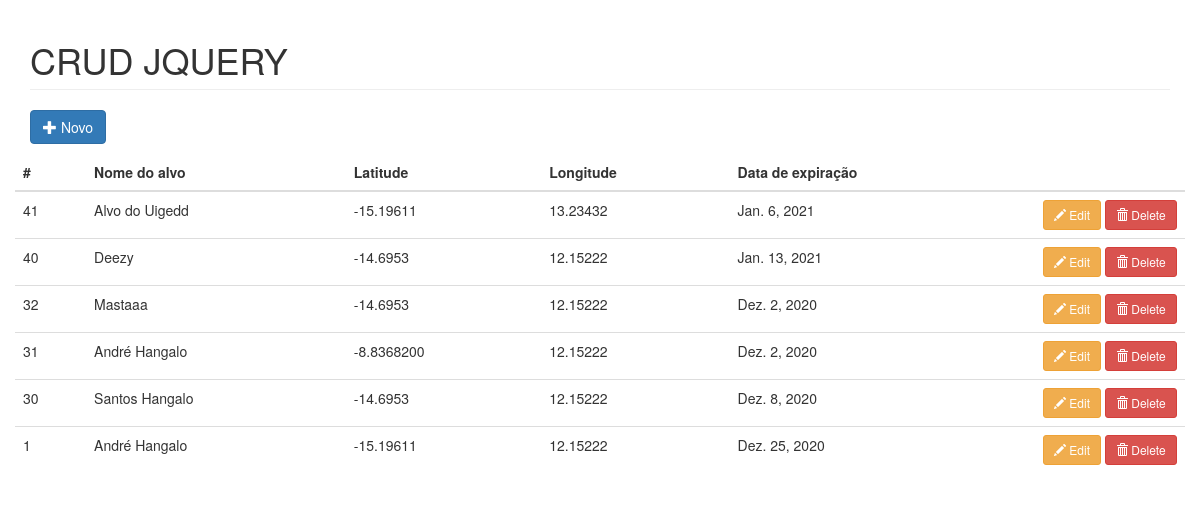
Before: / with the older database file.
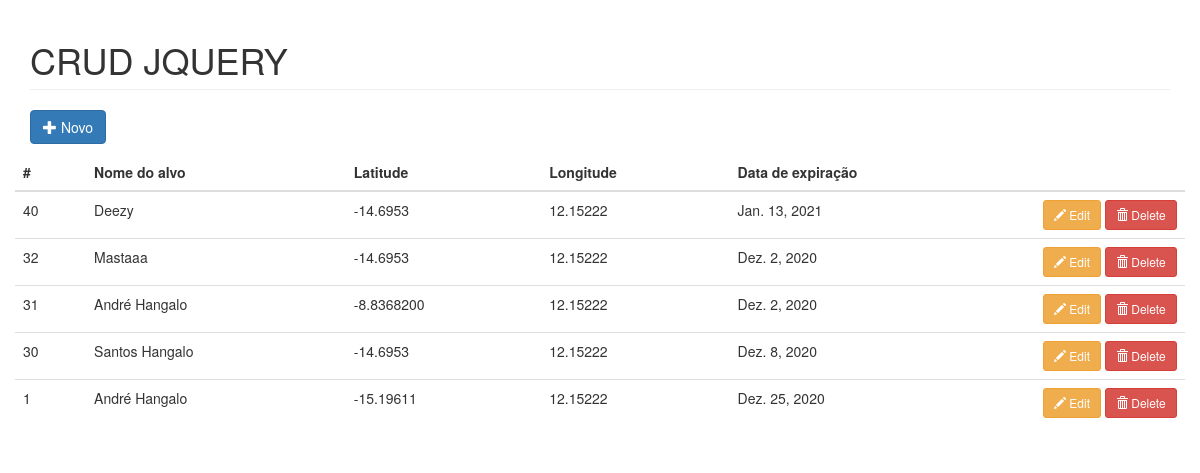
After: the same page with the newer database file.
### core/models.py (models this page shows, shortened)
class Alvo(models.Model):
    nome_alvo = models.CharField(
        max_length=100,
        verbose_name='Nome',
        null=False,
        blank=False,
        help_text='Informe o nome'
        )
    lat = models.CharField(
        max_length=100,
        verbose_name='Latitude',
        null=False,
        blank=False,
        help_text='Latitude'
        )
    lon = models.CharField(
        max_length=100,
        verbose_name='Longitude',
        null=False,
        blank=False,
        help_text='Longitude'
        )
    data_expiracao = models.DateField(
        max_length=100,
        verbose_name='Data de expiração',
        null=False,
        blank=False,
        help_text='Informe a data de expiração'
        )
    class Meta:
        verbose_name = 'Alvo'
        verbose_name_plural = 'Alvos'
        ordering = ['-nome_alvo']

### core/views.py (the view)
# urls.py: 2. Add a URL to urlpatterns:  path('', views.home, name='home')
def home(request):
    alvo=Alvo.objects.all().order_by('-id')
    template_name="core/alvos_list_home.html"
    context={'alvo':alvo}
    return render(request, template_name, context)

### templates/core/alvos_list_home.html (shortened to what this page needs)
{% extends 'core/base.html' %}
{% load static %}
{% block content %}
  <h1 class="page-header">CRUD JQUERY</h1>
  <p>
    <button type="button" class="btn btn-primary js-create-alvo" data-url="{% url 'core:alvo_create' %}">
      <span class="glyphicon glyphicon-plus"></span>
      Novo
    </button>
  </p>
  <section>
    <div class="row">
        <div class="col-xl-12">
  <table class="table" id="alvo-table">
    <thead>
      <tr>
        <th>#</th>
        <th>Nome do alvo</th>
        <th>Latitude</th>
        <th>Longitude</th>
        <th>Data de expiração</th>
        <th></th>
      </tr>
    </thead>
    <tbody>
      {% include 'core/includes/partial_alvo_list_home.html' %}
    </tbody>
  </table>
        </div>
  </section>
{% endblock %}

### templates/core/base.html (shortened to what this page needs)
{% load static %}<!DOCTYPE html>
<html lang="pt">
  <head>
    <link href="{% static 'core/css/bootstrap.min.css' %}" rel="stylesheet">
  </head>
  <body>
    <div class="container">
      {% block content %}
      {% endblock %}
    </div>
  </body>
</html>

### templates/core/includes/partial_alvo_list_home.html
{% for alvo in alvo %}
<tr>
  <td>{{ alvo.id }}</td>
  <td>{{ alvo.nome_alvo }}</td>
  <td>{{ alvo.lat }}</td>
  <td>{{ alvo.lon }}</td>
  <td>{{ alvo.data_expiracao }}</td>
  <td style="width: 150px">
    <button type="button" class="btn btn-warning btn-sm js-update-alvo" data-url="{% url 'core:alvo_update' alvo.id %}"> <span class="glyphicon glyphicon-pencil"></span> Edit</button>
    <button type="button"
            class="btn btn-danger btn-sm js-delete-alvo"
            data-url="{% url 'core:alvo_delete' alvo.id %}">
      <span class="glyphicon glyphicon-trash"></span> Delete
    </button>
  </td>
</tr>
{% empty %}
<tr>
  <td colspan="8" class="text-center bg-warning">Nenhum alvo</td>
</tr>
{% endfor %}

Changed rows visible on the page:
removed Alvo: id "41", nome_alvo "Alvo do Uigedd", lat "-15.19611", lon "13.23432", data_expiracao "Jan. 6, 2021"
